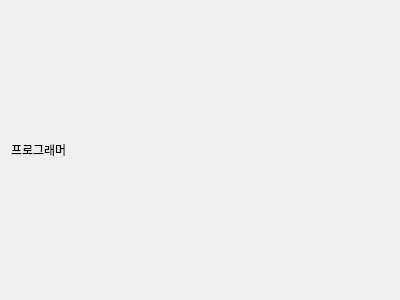
<?xml version="1.0" encoding="UTF-8"?>
<ui version="4.0">
 <class>FormCalculatorProgrammer</class>
 <widget class="QWidget" name="FormCalculatorProgrammer">
  <property name="geometry">
   <rect>
    <x>0</x>
    <y>0</y>
    <width>400</width>
    <height>300</height>
   </rect>
  </property>
  <property name="windowTitle">
   <string>Form</string>
  </property>
  <layout class="QGridLayout" name="gridLayout">
   <item row="0" column="0">
    <widget class="QLabel" name="label">
     <property name="text">
      <string>프로그래머</string>
     </property>
    </widget>
   </item>
  </layout>
 </widget>
 <resources/>
 <connections/>
</ui>
